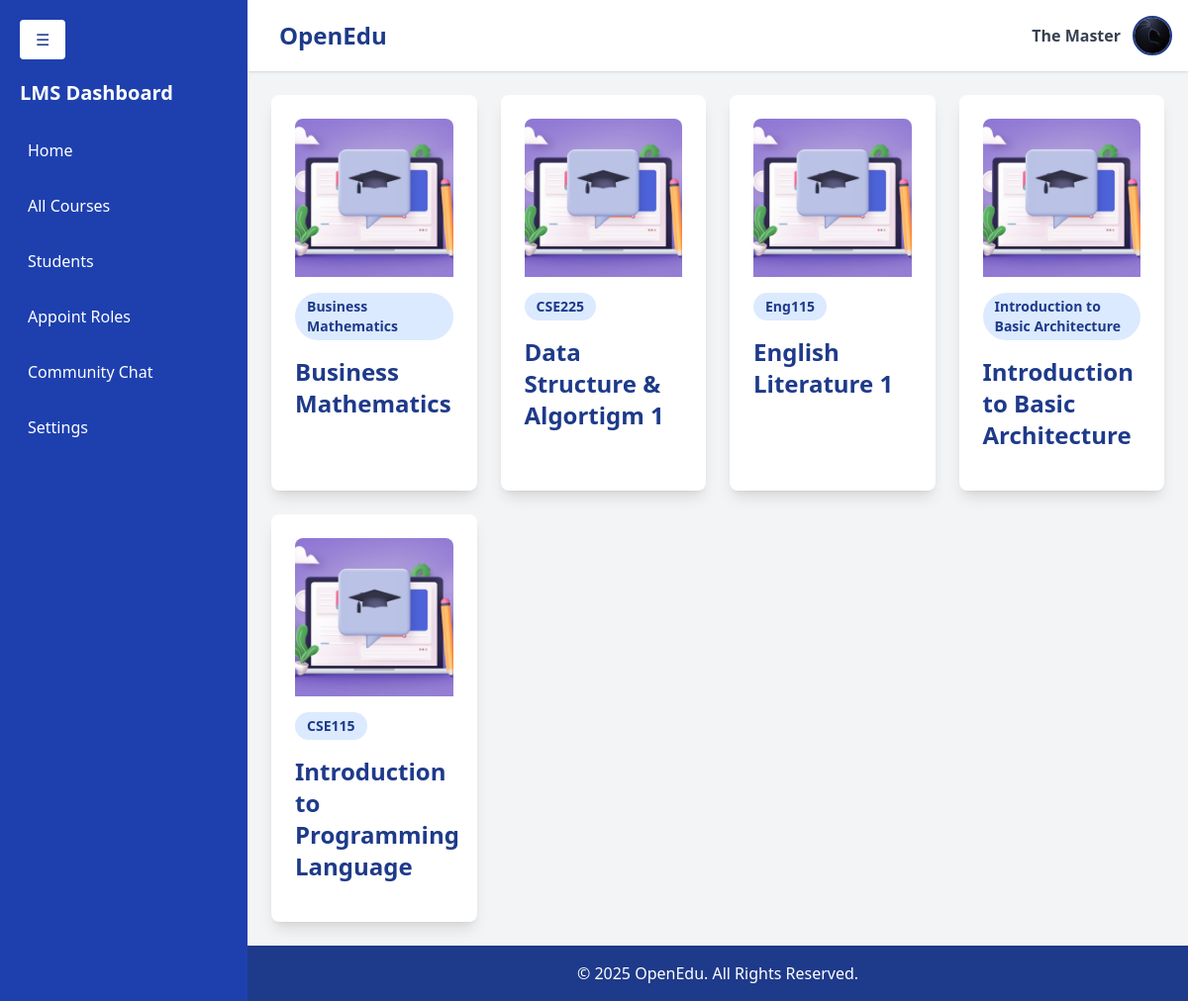
The page /courses (signed in) on the database its author committed.
### accounts/models.py (models this page shows, shortened)
class User(AbstractUser):
    contact = models.CharField(max_length=15, blank=True, null=True)
    profilepicture = models.ImageField(upload_to='images/profilepictures', blank=True, null=True,default='images/profilepictures/rafid1.jpg')
    role=models.TextField(default='user')
    course=models.IntegerField(default=-1)
    department=models.IntegerField(default=-1)
    groups = models.ManyToManyField(
        'auth.Group',
        related_name='custom_user_set',
        blank=True
    )
    user_permissions = models.ManyToManyField(
        'auth.Permission',
        related_name='custom_user_permissions_set',
        blank=True
    )

### lms/models.py (models this page shows, shortened)
class Course(models.Model):
    id = models.AutoField(primary_key=True)  # Automatically generates a primary key
    course_code = models.CharField(max_length=6, unique=True)  # Unique course code
    course_name = models.CharField(max_length=50)  # Course name
    course_description = models.TextField(
        default="This course provides a comprehensive overview of essential topics, methodologies, and concepts. Further details will be provided."
    )  # Description of the course
    department = models.ForeignKey('Department', related_name='courses', on_delete=models.CASCADE)  # Foreign key to Department
    image = models.ImageField(upload_to='images/course/', null=True, default='images/course/default.jpg')  # Course image

### home/views.py (the view)
# urls.py: path('courses', courses, name='courses'),
@login_required
def courses(request):
    courses = Course.objects.all().order_by('course_name')
    context={'name':request.user.username,'courses':courses}
    return render(request,"courses.html",context)

### home/templates/courses.html (shortened to what this page needs)
{% extends 'dashboard.html' %} {%block content %}
<div class="p-6 flex-grow">
  <div
    class="grid grid-cols-1 sm:grid-cols-2 md:grid-cols-3 lg:grid-cols-4 gap-6"
  >
    {% for course in courses %}
    <a
      href="{% url 'course_facs' dept_id=course.department.id course_id=course.id %}"
      class="card bg-white p-6 rounded-lg shadow-lg cursor-pointer hover:shadow-xl transition duration-300 transform hover:scale-105"
    >
      <img
        src="{{course.image.url}}"
        alt="Course Image"
        class="w-full h-40 object-cover rounded-t-lg mb-4"
      />
      <div class="flex items-center mb-4">
        <span
          class="text-sm font-semibold text-blue-900 bg-blue-100 px-3 py-1 rounded-full"
          >{{course.course_code}}</span
        >
      </div>
      <h3 class="text-2xl font-semibold text-blue-900 mb-2">
        {{course.course_name}}
      </h3>
    </a>
    {% endfor %}
  </div>
</div>
{%endblock%}

### home/templates/dashboard.html (shortened to what this page needs)
{% load static %}
<!DOCTYPE html>
<html lang="en">
  <head>
    <link rel="stylesheet" href="{% static 'css/dashboard.css' %}" />
    <script src="https://cdn.tailwindcss.com"></script>
  </head>
  <body class="bg-gray-100 flex">
    {% include 'inc/navbar.html' %}
    <div id="content" class="flex-1 flex flex-col min-h-screen ml-0 ">
      {% include 'inc/header.html' %}
      {% block content %}{% endblock %}
      {% include 'inc/footer.html' %}
  </body>
</html>

### home/templates/inc/navbar.html (shortened to what this page needs)
<aside id="sidebar" class="bg-blue-900 text-white p-5 ">
  <button  onclick="toggleSidebar()" class="bg-white text-blue-900 px-4 py-2 rounded right-0 mb-5">
    ☰
  </button>
  <h2 class="text-xl font-bold mb-6">LMS Dashboard</h2>
  <nav>
    <ul>
      <li class="mb-4">
        <a
          href="{%url 'departments'%}"
          class="block p-2 hover:bg-blue-700 rounded"
          >Home</a
        >
      </li>
      <li class="mb-4">
        <a href="{%url 'courses'%}" class="block p-2 hover:bg-blue-700 rounded"
          >All Courses</a
        >
      </li>
      <li class="mb-4">
        <a href="{%url 'students'%}" class="block p-2 hover:bg-blue-700 rounded"
          >Students</a
        >
      </li>
      {% if request.user.role != 'user' and request.user.role != 'mod' %}
      <li class="mb-4">
        <a
          href="{% url 'appoint' %}"
          class="block p-2 hover:bg-blue-700 rounded"
          >Appoint Roles</a
        >
      </li>
      {% endif %}
      <li class="mb-4">
        <a
          href="{% url 'commChat' %}"
          class="block p-2 hover:bg-blue-700 rounded"
          >Community Chat</a
        >
      </li>
      <li class="mb-4">
        <a href="#" class="block p-2 hover:bg-blue-700 rounded">Settings</a>
      </li>
    </ul>
  </nav>
</aside>

### home/templates/inc/header.html (shortened to what this page needs)
<header
  class="bg-white shadow p-4 flex justify-between items-center relative w-full top-0 right-0 4 z-10 sticky"
>
  <div class="flex items-center space-x-4">
    <h1 class="text-2xl font-bold text-blue-900">OpenEdu</h1>
  </div>
  <div class="flex items-center space-x-3 relative">
    <span class="text-gray-700 font-semibold">
      {{ request.user.first_name }} {{ request.user.last_name }}
    </span>
    <a
      href="javascript:void(0);"
      onclick="toggleDropdownProfile()"
      class="w-10 h-10"
    >
      <img
        src="{{ request.user.profilepicture.url }}"
        alt="Profile"
        class="w-10 h-10 rounded-full border-2 border-blue-900"
      />
    </a>
  </div>
</header>

### home/templates/inc/footer.html
<footer class="bg-blue-900 text-white text-center p-4 mt-auto bottom-0 sticky">
    <p>&copy; 2025 OpenEdu. All Rights Reserved.</p>
  </footer>
</div>

### home/static/css/dashboard.css (style rules this page uses)
#sidebar { position: fixed; top: 0; left: 0; height: 100%; width: 250px; background-color: #1e40af; color: white; z-index: 50; transform: translateX(-100%); transition: transform 0.4s ease-in-out, opacity 0.5s ease-in-out; }
#sidebar.open { transform: translateX(0); opacity: 1; }
#content { transition: margin-left 0.4s ease-in-out; }
#content.shifted { margin-left: 250px; }
.card { transition: transform 0.3s ease-in-out; }
footer { background-color: #1e40af; color: white; text-align: center; padding: 20px 0; position: relative; bottom: 0; width: 100%; }

### rows shown on the page
User: user.first_name "The", user.last_name "Master", user.profilepicture (picture)
Course: image (placeholder picture), course_code "Business Mathematics", course_name "Business Mathematics"
Course: image (placeholder picture), course_code "CSE225", course_name "Data Structure & Algortigm 1"
Course: image (placeholder picture), course_code "Eng115", course_name "English Literature 1"
Course: image (placeholder picture), course_code "Introduction to Basic Architecture", course_name "Introduction to Basic Architecture"
Course: image (placeholder picture), course_code "CSE115", course_name "Introduction to Programming Language"
